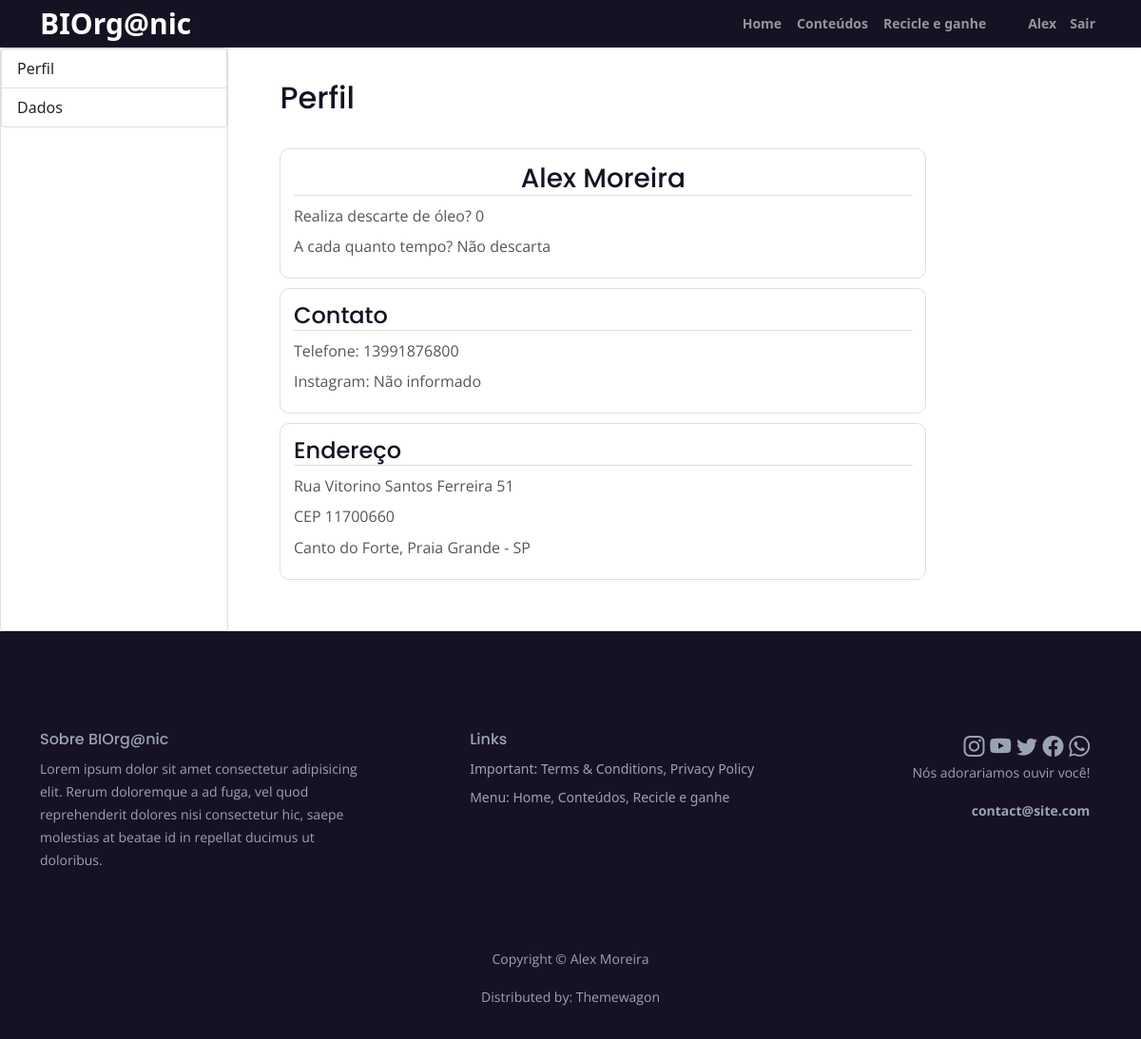
The app's page /accounts/profile/31/ with its own data.
### users/models.py (models this page shows)
class User(AbstractUser):
    cep = models.CharField(verbose_name='CEP', max_length=9, default= '')
    uf = models.CharField(verbose_name='Estado', max_length=20, default= '')
    city = models.CharField(verbose_name='Cidade', max_length=30, default= '')
    block = models.CharField(verbose_name='Bairro', max_length=30, default= '')
    address = models.CharField(verbose_name='Endereço', max_length=50, default= '')
    number = models.CharField(verbose_name='Numero', max_length=10, default= '')
    complement = models.CharField(verbose_name='Complemento', max_length=30, default= '', blank=True)
    phone = models.CharField(verbose_name='Telefone', max_length=14, default= '')
    insta = models.CharField(verbose_name='Instagram', max_length=30, default= '', blank=True)
    descard = models.CharField(max_length=3, verbose_name='Realiza descarte de óleo frequentemente?', default=False, choices=[
        ('Sim', 'Sim'),
        ('Não', 'Não')
    ])
    time = models.CharField(max_length=30, verbose_name='Se sim, a cada quanto tempo?', default= '', choices=[
        ('Não descarta', 'Não descarto'),
        ('Duas semanas', 'A cada duas semanas'),
        ('Um mês', 'A cada um mês'),
        ('Dois meses', 'A cada dois meses')
    ])
    full = models.BooleanField(verbose_name='Completo', default=False)

### users/views.py (the view)
# urls.py: path('profile/<int:id>/', views.profile, name='profile'),
def profile(request, id):
    user = get_object_or_404(User, pk=id)
    return render(request, 'account/profile.html', {'user': user})

### templates/account/profile.html (shortened to what this page needs)
{% extends 'account/base_profile.html' %}
{% block content_profile %}
    <div class="profile">
        <h2>Perfil</h2>
        <div class="profile-user">
            <h3>{{ user.first_name }} {{ user.last_name }}</h3>
            <p>Realiza descarte de óleo? {{ user.descard }}</p>
            <p>A cada quanto tempo? {{ user.time }}</p>
        </div>
        <div class="profile-contact">
            <h4>Contato</h4>
            <p>Telefone: {{ user.phone }}</p>
            <p>
                {% if user.insta %}
                    Instagram: {{ user.insta }}
                {% else %}
                    Instagram: Não informado
                {% endif %}
            </p>
        </div>
        <div class="profile-address">
            <h4>Endereço</h4>
            <p>{{ user.address }} {{ user.number }} {{ user.complement }}</p>
            <p>CEP {{ user.cep }}</p>
            <p>{{ user.block }}, {{ user.city }} - {{ user.uf }}</p>
        </div>
    </div>
{% endblock %}

### templates/base.html (shortened to what this page needs)
<!DOCTYPE html>
{% load static %}
<html lang="pt-br">
<head>
    <link href="/static/css/styles.css" rel="stylesheet">
    <link href="/static/css/custom_styles.css" rel="stylesheet">
    <link href="https://cdn.jsdelivr.net/npm/bootstrap@5.1.3/dist/css/bootstrap.min.css" rel="stylesheet">
    <link rel="stylesheet" href="https://cdn.jsdelivr.net/npm/bootstrap-icons@1.7.1/font/bootstrap-icons.css">
</head>
<body>
      <nav id="navbar" class="navbar navbar-expand-lg top-nav-collapse navbar-dark" aria-label="Main navigation">
        <div class="container">
            <a class="navbar-brand logo-text" href="/">BIOrg@nic</a>
            <div class="navbar-collapse offcanvas-collapse" id="navbarsExampleDefault">
                <ul class="navbar-nav ms-auto navbar-nav-scroll">
                    <li class="nav-item">
                        <a class="nav-link" aria-current="page" href="/">Home</a>
                    </li>
                    <li class="nav-item">
                        <a class="nav-link" href="/manun">Conteúdos</a>
                    </li>
                    <li class="nav-item">
                        {% if user.is_authenticated %}
                            {% if user.full %}
                                <a class="nav-link" href="/collect">Recicle e ganhe</a>
                            {% else %}
                                <a class="nav-link" href="/accounts/data-edit/{{ user.id }}">Recicle e ganhe</a>
                            {% endif %}
                        {% else %}
                            <a class="nav-link" href="/accounts/login">Recicle e ganhe</a>
                        {% endif %}
                    </li>
                    <div class="nav-user">
                        {% if user.is_authenticated %}
                        <li class="nav-item">
                          <a class="nav-link" href="/accounts/profile/{{ user.id }}">
                              {% if user.first_name %}
                                {{ user.first_name }}
                              {% else %}
                                {{ user.username }}
                              {% endif %}
                          </a>
                        </li>
                        <li class="nav-item">
                            <form method="post" action="{% url 'account_logout' %}">
                                <button type="submit" class="nav-button">Sair</button>
                            </form>
                        </li>
                        {% endif %}
                    </div>
                </ul>
            </div>
        </div>
    </nav>
    {% block content %}
    {% endblock %}
    <footer>
      <div class="footer">
        <div class="container">
            <div class="row">
                <div class="col-lg-12">
                    <div class="footer-col first">
                        <h6>Sobre BIOrg@nic</h6>
                        <p class="p-small">Lorem ipsum dolor sit amet consectetur adipisicing elit. Rerum doloremque a ad fuga, vel quod reprehenderit dolores nisi consectetur hic, saepe molestias at beatae id in repellat ducimus ut doloribus.</p>
                    </div>
                    <div class="footer-col second">
                        <h6>Links</h6>
                        <ul class="list-unstyled li-space-lg p-small">
                            <li>Important: <a href="/manun">Terms & Conditions</a>, <a href="/manun">Privacy Policy</a></li>
                            <li>Menu: <a href="/">Home</a>, <a href="/manun">Conteúdos</a>, <a href="{% if user.is_authenticated %}{% if user.full %}/collect{% else %}/accounts/data-edit/{{ user.id }}{% endif %}{% else %}/accounts/login{% endif %}">Recicle e ganhe</a></li>
                        </ul>
                    </div>
                    <div class="footer-col third">
                        <span class="fa-stack">
                            <a href="#"><i class="bi bi-instagram"></i></a>
                            <a href="#"><i class="bi bi-youtube"></i></a>
                            <a href="#"><i class="bi bi-twitter"></i></a>
                            <a href="#"><i class="bi bi-facebook"></i></a>
                            <a href="#"><i class="bi bi-whatsapp"></i></a>
                        </span>
                        <p class="p-small">Nós adorariamos ouvir você!</p>
                        <p class="p-small"><a href="mailto:contact@site.com"><strong>contact@site.com</strong></a></p>
                    </div>
                </div>
            </div>
        </div>
    </div>
    <div class="copyright">
      <div class="container">
          <div class="row">
              <div class="col-lg-12">
                  <p class="p-small">Copyright © <a href="https://github.com/MoreiraAlex" target="_blank">Alex Moreira</a></p>
              </div>
          </div>
          <div class="row">
              <div class="col-lg-12">
                  <p class="p-small">Distributed by:  <a href="https://themewagon.com/" target="_blank">Themewagon</a></p>
              </div>
          </div>
      </div>
  </div>
  </footer>
</body>
</html>

### static/css/styles.css (style rules this page uses)
body, html { width: 100%; height: 100%; }
body, p { color: #53575a; font: 400 1rem/1.625rem "Open Sans", sans-serif; }
h2 { color: #161223; font-weight: 600; font-size: 2rem; line-height: 2.5rem; font-family: "Poppins" }
h3 { color: #161223; font-weight: 600; font-size: 1.75rem; line-height: 2.25rem; font-family: "Poppins" }
h4 { color: #161223; font-weight: 600; font-size: 1.5rem; line-height: 2rem; font-family: "Poppins" }
h6 { color: #161223; font-weight: 600; font-size: 1rem; line-height: 1.375rem; font-family: "Poppins" }
.p-small { font-size: 0.875rem; line-height: 1.5rem; }
.li-space-lg li { margin-bottom: 0.5rem; }
a { color: #53575a; text-decoration: underline; }
.navbar { background-color: #161223; font-weight: 600; font-size: 0.875rem; line-height: 0.875rem; box-shadow: 0 1px 6px 0 rgba(0, 0, 0, 0.025); }
.navbar .navbar-brand { padding-top: 0.25rem; padding-bottom: 0.25rem; }
.navbar .logo-text { color: #ffffff; font-weight: 700; font-size: 1.875rem; line-height: 1rem; text-decoration: none; }
.offcanvas-collapse { position: fixed; top: 3.25rem; bottom: 0; left: 100%; width: 100%; padding-right: 1rem; padding-left: 1rem; overflow-y: auto; visibility: hidden; background-color: #161223; transition: visibility .3s ease-in-out, -webkit-transform .3s ease-in-out; transition: transform .3s ease-in-out, visibility .3s ease-in-out; transition: transform .3s ease-in-out, visibility .3s ease-in-out, -webkit-transform .3s ease-in-out; }
.navbar .navbar-nav { margin-top: 0.75rem; margin-bottom: 0.5rem; }
.navbar .nav-item .nav-link { padding-top: 0.625rem; padding-bottom: 0.625rem; color: #eeeeee; text-decoration: none; transition: all 0.2s ease; }
.footer { padding-top: 6.5rem; padding-bottom: 2rem; background-color: #161223; }
.footer a { text-decoration: none; }
.footer .footer-col { margin-bottom: 3rem; }
.footer h6 { margin-bottom: 0.625rem; color: #9ba3b1; }
.footer p, .footer a, .footer ul { color: #9ba3b1; }
.footer .li-space-lg li { margin-bottom: 0.375rem; }
.footer .footer-col.third .fa-stack { width: 2em; margin-bottom: 1.25rem; margin-right: 0.375rem; font-size: 1.375rem; }
.copyright { padding-bottom: 1rem; background-color: #161223; text-align: center; }
.copyright p, .copyright a { color: #9ba3b1; text-decoration: none; }
@media (min-width: 992px) { .navbar { padding-top: 1.75rem; background-color: transparent; box-shadow: none; transition: all 0.2s; } }
@media (min-width: 992px) { .navbar.top-nav-collapse { padding-top: 0.5rem; padding-bottom: 0.5rem; background-color: #161223; box-shadow: 0 3px 6px 0 rgba(0, 0, 0, 0.025); } }
@media (min-width: 992px) { .offcanvas-collapse { position: static; top: auto; bottom: auto; left: auto; width: auto; padding-right: 0; padding-left: 0; background-color: transparent; overflow-y: visible; visibility: visible; } }
@media (min-width: 992px) { .navbar .navbar-nav { margin-top: 0; margin-bottom: 0; } }
@media (min-width: 992px) { .navbar .nav-item .nav-link { padding-right: 0.75rem; padding-left: 0.75rem; } }
@media (min-width: 992px) { .footer .footer-col { margin-bottom: 2rem; } }
@media (min-width: 992px) { .footer .footer-col.first { display: inline-block; width: 320px; margin-right: 1.75rem; vertical-align: top; } }
@media (min-width: 992px) { .footer .footer-col.second { display: inline-block; width: 320px; margin-right: 1.75rem; vertical-align: top; } }
@media (min-width: 992px) { .footer .footer-col.third { display: inline-block; width: 224px; text-align: right; vertical-align: top; } }
@media (min-width: 992px) { .footer .footer-col.third .fa-stack { margin-right: 0; margin-left: 0.375rem; } }
@media (min-width: 1200px) { .container { max-width: 1140px; } }
@media (min-width: 1200px) { .footer .footer-col.first { width: 352px; margin-right: 6rem; } }
@media (min-width: 1200px) { .footer .footer-col.second { margin-right: 6.5rem; } }
@media (min-width: 1200px) { .footer .footer-col.third { text-align: right; } }

### records on screen
User: first_name "Alex", last_name "Moreira", descard "0", time "Não descarta", phone "13991876800", address "Rua Vitorino Santos Ferreira", number "51", cep "11700660", block "Canto do Forte", city "Praia Grande", uf "SP"
